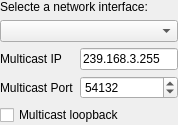
<?xml version="1.0" encoding="UTF-8"?>
<ui version="4.0">
 <class>UdpMulticastUi</class>
 <widget class="QWidget" name="UdpMulticastUi">
  <property name="geometry">
   <rect>
    <x>0</x>
    <y>0</y>
    <width>178</width>
    <height>89</height>
   </rect>
  </property>
  <property name="windowTitle">
   <string notr="true">Form</string>
  </property>
  <layout class="QGridLayout" name="gridLayout">
   <property name="leftMargin">
    <number>0</number>
   </property>
   <property name="topMargin">
    <number>0</number>
   </property>
   <property name="rightMargin">
    <number>0</number>
   </property>
   <property name="bottomMargin">
    <number>0</number>
   </property>
   <item row="0" column="0" colspan="2">
    <widget class="QLabel" name="label">
     <property name="text">
      <string>Selecte a network interface:</string>
     </property>
    </widget>
   </item>
   <item row="1" column="0" colspan="2">
    <widget class="QComboBox" name="comboBoxInterface">
     <property name="sizePolicy">
      <sizepolicy hsizetype="Ignored" vsizetype="Fixed">
       <horstretch>0</horstretch>
       <verstretch>0</verstretch>
      </sizepolicy>
     </property>
    </widget>
   </item>
   <item row="2" column="0">
    <widget class="QLabel" name="labelMulticastIp">
     <property name="text">
      <string>Multicast IP</string>
     </property>
    </widget>
   </item>
   <item row="3" column="1">
    <widget class="QSpinBox" name="spinBoxMulticastPort">
     <property name="maximum">
      <number>65535</number>
     </property>
     <property name="value">
      <number>54132</number>
     </property>
    </widget>
   </item>
   <item row="2" column="1">
    <widget class="QLineEdit" name="lineEditMulticastIp">
     <property name="text">
      <string notr="true">239.168.3.255</string>
     </property>
    </widget>
   </item>
   <item row="3" column="0">
    <widget class="QLabel" name="labelMulticastPort">
     <property name="text">
      <string>Multicast Port</string>
     </property>
    </widget>
   </item>
   <item row="4" column="0" colspan="2">
    <widget class="QCheckBox" name="checkBoxLoopback">
     <property name="text">
      <string>Multicast loopback</string>
     </property>
    </widget>
   </item>
  </layout>
 </widget>
 <resources/>
 <connections/>
</ui>
